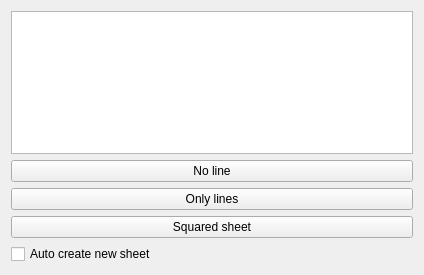
<?xml version="1.0" encoding="UTF-8"?>
<ui version="4.0">
 <class>fast_sheet_ui</class>
 <widget class="QWidget" name="fast_sheet_ui">
  <property name="geometry">
   <rect>
    <x>0</x>
    <y>0</y>
    <width>424</width>
    <height>275</height>
   </rect>
  </property>
  <property name="windowTitle">
   <string>Form</string>
  </property>
  <layout class="QVBoxLayout" name="verticalLayout">
   <item>
    <widget class="QListView" name="list_sheet"/>
   </item>
   <item>
    <widget class="QPushButton" name="white_sheet">
     <property name="text">
      <string>No line</string>
     </property>
    </widget>
   </item>
   <item>
    <widget class="QPushButton" name="lines_sheet">
     <property name="text">
      <string>Only lines</string>
     </property>
    </widget>
   </item>
   <item>
    <widget class="QPushButton" name="shared_sheet">
     <property name="text">
      <string>Squared sheet</string>
     </property>
    </widget>
   </item>
   <item>
    <widget class="QCheckBox" name="autocreate_sheet">
     <property name="text">
      <string>Auto create new sheet</string>
     </property>
    </widget>
   </item>
  </layout>
 </widget>
 <resources/>
 <connections/>
</ui>
